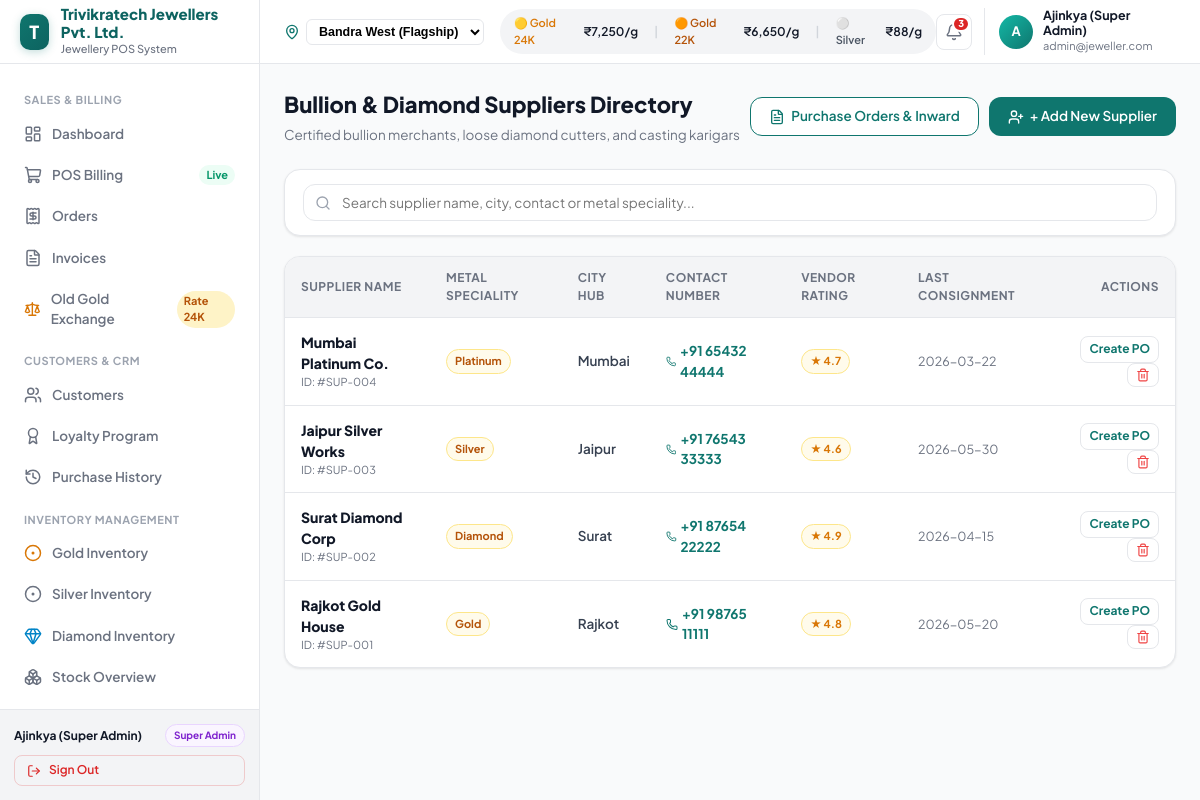
Page /suppliers.php (signed in) on the committed database.
### tables this page shows
CREATE TABLE `suppliers` (
  `id` INT AUTO_INCREMENT PRIMARY KEY,
  `name` VARCHAR(150) NOT NULL,
  `contact` VARCHAR(30) NOT NULL,
  `city` VARCHAR(100) NOT NULL,
  `metal_type` VARCHAR(50) NOT NULL,
  `rating` DECIMAL(3,1) DEFAULT 4.5,
  `last_order` DATE DEFAULT NULL,
  `created_at` TIMESTAMP DEFAULT CURRENT_TIMESTAMP
);

### suppliers.php (the view, shortened to what this page needs)
<?php
$db = getDBConnection();
$suppliers = [];
try {
    $stmt = $db->query("SELECT * FROM suppliers ORDER BY id DESC");
    $suppliers = $stmt->fetchAll();
} catch (Exception $e) {}
require_once __DIR__ . '/includes/header.php';
require_once __DIR__ . '/includes/sidebar.php';
require_once __DIR__ . '/includes/topbar.php';
?>
<div style="display: flex; justify-content: space-between; align-items: center; margin-bottom: 24px;">
  <div>
    <h1 style="font-size: 22px; font-weight: 800; color: #111827; margin: 0;">Bullion & Diamond Suppliers Directory</h1>
    <p style="font-size: 13.5px; color: #6B7280; margin: 4px 0 0;">Certified bullion merchants, loose diamond cutters, and casting karigars</p>
  </div>
  <div style="display: flex; gap: 10px;">
    <a href="purchase-orders.php" class="btn btn-secondary" style="display: flex; align-items: center; gap: 6px;">
      <i data-lucide="file-text" style="width: 16px; height: 16px;"></i>
      <span>Purchase Orders & Inward</span>
    </a>
    <button onclick="openAddSupplierModal()" class="btn btn-primary" style="display: flex; align-items: center; gap: 6px;">
      <i data-lucide="user-plus" style="width: 16px; height: 16px;"></i>
      <span>+ Add New Supplier</span>
    </button>
  </div>
</div>
<div class="card" style="margin-bottom: 20px; padding: 14px 18px;">
  <div style="display: flex; gap: 12px; align-items: center;">
    <div style="position: relative; flex: 1;">
      <i data-lucide="search" style="position: absolute; left: 12px; top: 50%; transform: translateY(-50%); width: 16px; height: 16px; color: #9CA3AF;"></i>
      <input type="text" id="supplierSearch" class="form-control" placeholder="Search supplier name, city, contact or metal speciality..." style="padding-left: 38px;" oninput="filterSuppliers()">
    </div>
  </div>
</div>
<div class="table-container">
  <table class="data-table" id="suppliersTable">
    <thead>
      <tr>
        <th>Supplier Name</th>
        <th>Metal Speciality</th>
        <th>City Hub</th>
        <th>Contact Number</th>
        <th>Vendor Rating</th>
        <th>Last Consignment</th>
        <th style="text-align: right;">Actions</th>
      </tr>
    </thead>
    <tbody>
      <?php if (empty($suppliers)): ?>
        <tr><td colspan="7" style="text-align: center; color: #9CA3AF; padding: 36px;">No suppliers found. Click "+ Add New Supplier" to create your first vendor.</td></tr>
      <?php else: ?>
        <?php foreach ($suppliers as $s): ?>
          <tr class="supplier-row">
            <td>
              <div style="font-weight: 800; color: #111827; font-size: 14px;"><?= htmlspecialchars($s['name']) ?></div>
              <div style="font-size: 11px; color: #6B7280;">ID: #SUP-<?= str_pad($s['id'], 3, '0', STR_PAD_LEFT) ?></div>
            </td>
            <td><span class="badge badge-gold" style="font-weight: 700;"><?= htmlspecialchars($s['metal_type']) ?></span></td>
            <td style="font-weight: 600; color: #374151;"><?= htmlspecialchars($s['city']) ?></td>
            <td>
              <a href="tel:<?= htmlspecialchars($s['contact']) ?>" style="font-weight: 700; color: var(--color-primary); text-decoration: none; display: flex; align-items: center; gap: 4px;">
                <i data-lucide="phone" style="width: 13px; height: 13px;"></i>
                <?= htmlspecialchars($s['contact']) ?>
              </a>
            </td>
            <td><span class="badge badge-warning" style="font-weight: 700;">★ <?= number_format((float)$s['rating'], 1) ?></span></td>
            <td style="color: #6B7280; font-size: 12.5px;"><?= htmlspecialchars($s['last_order'] ?? 'Recent') ?></td>
            <td style="text-align: right;">
              <a href="purchase-orders.php?supplier=<?= urlencode($s['name']) ?>" class="btn btn-ghost btn-sm" style="color: var(--color-primary); font-weight: 700; padding: 4px 8px; font-size: 12px;">
                Create PO
              </a>
              <button onclick="deleteSupplier(<?= $s['id'] ?>, '<?= htmlspecialchars(addslashes($s['name'])) ?>')" class="btn btn-ghost btn-sm" style="color: #EF4444; padding: 4px 8px;" title="Delete Supplier">
                <i data-lucide="trash-2" style="width: 14px; height: 14px;"></i>
              </button>
            </td>
          </tr>
        <?php endforeach; ?>
      <?php endif; ?>
    </tbody>
  </table>
</div>
<?php require_once __DIR__ . '/includes/footer.php'; ?>

### assets/css/style.css (style rules this page uses)
:root { --color-primary: #0F766E; --color-primary-dark: #0d6360; --color-primary-light: #14B8A6; --color-primary-subtle:#F0FDFA; --color-accent: #D4AF37; --color-accent-light: #FDE68A; --color-accent-subtle: #FFFBEB; --color-bg: #F9FAFB; --color-surface: #FFFFFF; --color-surface-2: #F3F4F6; --color-border: #E5E7EB; --color-border-2: #D1D5DB; --color-text-1: #111827; --color-text-2: #6B7280; --color-text-3: #9CA3AF; --color-success: #059669; --color-warning: #D97706; --color-danger: #DC2626; --color-info: #2563EB; --shadow-xs: 0 1px 2px rgba(0,0,0,0.05); --shadow-sm: 0 1px 3px rgba(0,0,0,0.06), 0 1px 2px rgba(0,0,0,0.04); --shadow-md: 0 4px 16px rgba(0,0,0,0.06), 0 1px 4px rgba(0,0,0,0.04); --shadow-lg: 0 8px 32px rgba(0,0,0,0.08), 0 2px 8px rgba(0,0,0,0.04); --shadow-xl: 0 20px 40px rgba(0,0,0,0.12); --radius-sm: 8px; --radius-md: 12px; --radius-lg: 16px; --radius-xl: 20px; --sidebar-width: 260px; --topbar-height: 64px; }
*, *::before, *::after { box-sizing: border-box; margin: 0; padding: 0; }
body { font-family: 'Plus Jakarta Sans', -apple-system, BlinkMacSystemFont, 'Segoe UI', Roboto, sans-serif; background-color: var(--color-bg); color: var(--color-text-1); font-size: 14px; line-height: 1.5; -webkit-font-smoothing: antialiased; }
a { color: inherit; text-decoration: none; }
.card { background: var(--color-surface); border: 1px solid var(--color-border); border-radius: var(--radius-lg); box-shadow: var(--shadow-sm); padding: 20px; margin-bottom: 20px; }
.btn { display: inline-flex; align-items: center; justify-content: center; gap: 8px; font-family: inherit; font-size: 13.5px; font-weight: 600; border-radius: var(--radius-md); padding: 9px 18px; border: 1px solid transparent; cursor: pointer; transition: all 0.2s ease; line-height: 1.4; }
.btn-primary { background: var(--color-primary); color: #FFFFFF; }
.btn-secondary { background: #FFFFFF; color: var(--color-primary); border-color: var(--color-primary); }
.btn-ghost { background: transparent; color: var(--color-text-2); border-color: var(--color-border); }
.btn-sm { padding: 6px 12px; font-size: 12px; border-radius: var(--radius-sm); }
.input-field, .form-control { width: 100%; padding: 9px 14px; font-family: inherit; font-size: 13.5px; color: var(--color-text-1); background: #FFFFFF; border: 1px solid var(--color-border); border-radius: var(--radius-md); outline: none; transition: border-color 0.2s ease, box-shadow 0.2s ease; }
.badge { display: inline-flex; align-items: center; gap: 4px; padding: 3px 8px; border-radius: 999px; font-size: 11px; font-weight: 700; }
.badge-warning { background: #FFFBEB; color: #D97706; border: 1px solid #FDE68A; }
.badge-gold { background: #FFFBEB; color: #B45309; border: 1px solid #FDE68A; }
.table-container { overflow-x: auto; background: #FFFFFF; border: 1px solid var(--color-border); border-radius: var(--radius-lg); box-shadow: var(--shadow-sm); }
.data-table { width: 100%; border-collapse: collapse; text-align: left; font-size: 13.5px; }
.data-table th { background: var(--color-surface-2); padding: 12px 16px; font-size: 12px; font-weight: 700; text-transform: uppercase; letter-spacing: 0.04em; color: var(--color-text-2); border-bottom: 1px solid var(--color-border); }
.data-table td { padding: 14px 16px; border-bottom: 1px solid var(--color-border); color: var(--color-text-1); }
.data-table tr:last-child td { border-bottom: none; }

### rows in the picture
suppliers: name "Mumbai Platinum Co.", id "004", metal_type "Platinum", city "Mumbai", contact "+91 65432 44444", rating "4.7", last_order "2026-03-22"
suppliers: name "Jaipur Silver Works", id "003", metal_type "Silver", city "Jaipur", contact "+91 76543 33333", rating "4.6", last_order "2026-05-30"
suppliers: name "Surat Diamond Corp", id "002", metal_type "Diamond", city "Surat", contact "+91 87654 22222", rating "4.9", last_order "2026-04-15"
suppliers: name "Rajkot Gold House", id "001", metal_type "Gold", city "Rajkot", contact "+91 98765 11111", rating "4.8", last_order "2026-05-20"

### other values in the picture
getSetting('store_name', 'Trivikratech POS') "Trivikratech Jewellers Pvt. Ltd."
$currentUser['name'] "Ajinkya (Super Admin)"
$currentUser['role'] "Super Admin"
$gold24k "7,250"
$gold22k "6,650"
$silverRate "88"
$unreadCount "3"
substr($currentUser['name'] ?? 'A', 0, 1) "A"
$currentUser['email'] "admin@jeweller.com"
